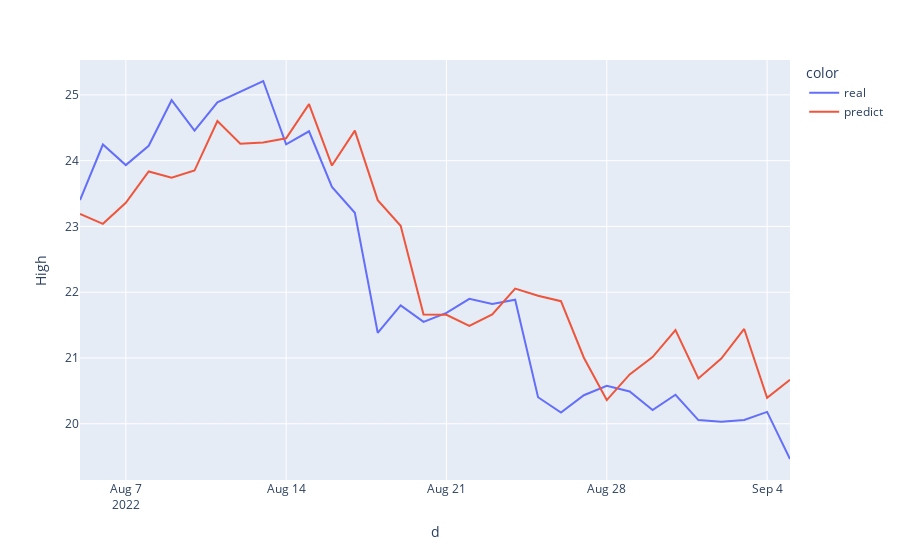

The notebook cell saved with this chart:
### Code cell
import plotly.express as px
x = df_draw[(df_draw['d']>='2022-08-05')&(df_draw['d']<='2022-09-05')]
x = pd.merge(x[x['color']=='real'], x[x['color']=='predict'], on='d')
# x = x[(x['d']>='2022-08-05')&(x['d']<='2022-09-05')]
x['ae'] = x['High_y']-x['High_x']
x['ae'] = x['ae'].abs()
x['mape'] = x['ae']/x['High_x']*100
import plotly.express as px
fig = px.line(df_draw[(df_draw['d']>='2022-08-05')&(df_draw['d']<='2022-09-05')], x='d', y='High', color='color')
fig.show()

### Figure 1 — Plotly figure (JSON) as saved in the notebook; plotly's stock layout.template omitted (floating-point values rounded to 4 significant figures)
{"data": [{"hovertemplate": "color=real<br>d=%{x}<br>High=%{y}<extra></extra>", "legendgroup": "real", "line": {"color": "#636efa", "dash": "solid"}, "marker": {"symbol": "circle"}, "mode": "lines", "name": "real", "orientation": "v", "showlegend": true, "type": "scatter", "x": ["2022-08-05T00:00:00", "2022-08-06T00:00:00", "2022-08-07T00:00:00", "2022-08-08T00:00:00", "2022-08-09T00:00:00", "2022-08-10T00:00:00", "2022-08-11T00:00:00", "2022-08-12T00:00:00", "2022-08-13T00:00:00", "2022-08-14T00:00:00", "2022-08-15T00:00:00", "2022-08-16T00:00:00", "2022-08-17T00:00:00", "2022-08-18T00:00:00", "2022-08-19T00:00:00", "2022-08-20T00:00:00", "2022-08-21T00:00:00", "2022-08-22T00:00:00", "2022-08-23T00:00:00", "2022-08-24T00:00:00", "2022-08-25T00:00:00", "2022-08-26T00:00:00", "2022-08-27T00:00:00", "2022-08-28T00:00:00", "2022-08-29T00:00:00", "2022-08-30T00:00:00", "2022-08-31T00:00:00", "2022-09-01T00:00:00", "2022-09-02T00:00:00", "2022-09-03T00:00:00", "2022-09-04T00:00:00", "2022-09-05T00:00:00"], "xaxis": "x", "y": [23.4, 24.25, 23.93, 24.23, 24.92, 24.46, 24.89, 25.05, 25.21, 24.25, 24.45, 23.6, 23.21, 21.38, 21.8, 21.55, 21.68, 21.9, 21.82, 21.89, 20.4, 20.17, 20.43, 20.58, 20.49, 20.21, 20.44, 20.06, 20.03, 20.06, 20.18, 19.46], "yaxis": "y"}, {"hovertemplate": "color=predict<br>d=%{x}<br>High=%{y}<extra></extra>", "legendgroup": "predict", "line": {"color": "#EF553B", "dash": "solid"}, "marker": {"symbol": "circle"}, "mode": "lines", "name": "predict", "orientation": "v", "showlegend": true, "type": "scatter", "x": ["2022-08-05T00:00:00", "2022-08-06T00:00:00", "2022-08-07T00:00:00", "2022-08-08T00:00:00", "2022-08-09T00:00:00", "2022-08-10T00:00:00", "2022-08-11T00:00:00", "2022-08-12T00:00:00", "2022-08-13T00:00:00", "2022-08-14T00:00:00", "2022-08-15T00:00:00", "2022-08-16T00:00:00", "2022-08-17T00:00:00", "2022-08-18T00:00:00", "2022-08-19T00:00:00", "2022-08-20T00:00:00", "2022-08-21T00:00:00", "2022-08-22T00:00:00", "2022-08-23T00:00:00", "2022-08-24T00:00:00", "2022-08-25T00:00:00", "2022-08-26T00:00:00", "2022-08-27T00:00:00", "2022-08-28T00:00:00", "2022-08-29T00:00:00", "2022-08-30T00:00:00", "2022-08-31T00:00:00", "2022-09-01T00:00:00", "2022-09-02T00:00:00", "2022-09-03T00:00:00", "2022-09-04T00:00:00", "2022-09-05T00:00:00"], "xaxis": "x", "y": [23.19, 23.04, 23.36, 23.84, 23.74, 23.85, 24.6, 24.26, 24.28, 24.34, 24.86, 23.93, 24.46, 23.4, 23.01, 21.66, 21.66, 21.49, 21.66, 22.05, 21.95, 21.86, 21.0, 20.36, 20.75, 21.01, 21.42, 20.69, 20.99, 21.44, 20.4, 20.67], "yaxis": "y"}], "layout": {"legend": {"title": {"text": "color"}, "tracegroupgap": 0}, "margin": {"t": 60}, "xaxis": {"anchor": "y", "domain": [0, 1], "title": {"text": "d"}}, "yaxis": {"anchor": "x", "domain": [0, 1], "title": {"text": "High"}}}}
